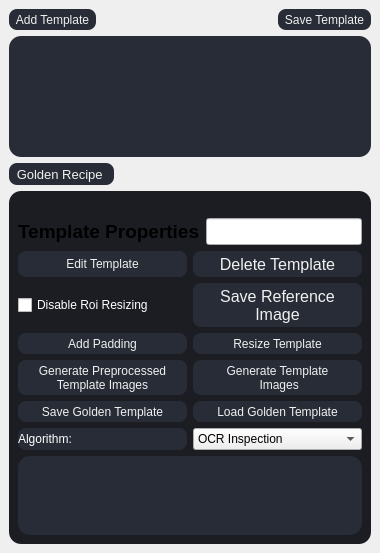
<?xml version="1.0" encoding="UTF-8"?>
<ui version="4.0">
 <class>TemplateLibraryTab</class>
 <widget class="QWidget" name="TemplateLibraryTab">
  <property name="geometry">
   <rect>
    <x>0</x>
    <y>0</y>
    <width>380</width>
    <height>553</height>
   </rect>
  </property>
  <property name="windowTitle">
   <string>TemplateLibraryTab</string>
  </property>
  <property name="styleSheet">
   <string notr="true">QToolButton {
  background-color:  rgb(39, 44, 54);
  color: #F0F0F0;
  border-radius: 8px;
  margin: 0px;
  padding: 2px;
}

QToolButton:checked {
  margin: 1px;
  background-color:  rgb(39, 44, 54);
  border: 1px solid #FFE723;
}

QToolButton:checked:disabled {
  border: 1px solid #CFBB1C;
}

QToolButton:pressed {
   margin: 1px;
   border: 1px solid #FFE723;
}

QToolButton:disabled {
	color: #6e6e6e;
	background-color: #444444;
	border: 2px solid #444444;
}

QToolButton:disabled:hover {
  border: 1px solid #32414B;
}

QToolButton:hover {
 background-color: #21252B;
}

QFrame {
 background-color: rgb(39, 44, 54);
 border-radius: 8px;
}

QFrame#TemplateLibraryFrame{
	background-color:  rgb(27, 29, 35);
	border-radius: 12px;
}

QFrame#templatePropertiesFrame{
	background-color:  rgb(27, 29, 35);
	border-radius: 12px;
}

QFrame#tableWidget_TemplateLibrary{
	background-color: rgb(39, 44, 54);
	border-radius: 12px;
}

QFrame#tableWidget_TemplateProperties{
	background-color: rgb(39, 44, 54);
	border-radius: 12px;
}</string>
  </property>
  <layout class="QGridLayout" name="gridLayout">
   <property name="leftMargin">
    <number>9</number>
   </property>
   <property name="topMargin">
    <number>9</number>
   </property>
   <property name="rightMargin">
    <number>9</number>
   </property>
   <property name="bottomMargin">
    <number>9</number>
   </property>
   <item row="0" column="0">
    <layout class="QHBoxLayout" name="horizontalLayout">
     <item>
      <widget class="QToolButton" name="toolButtonAddTemplate">
       <property name="sizePolicy">
        <sizepolicy hsizetype="Preferred" vsizetype="Preferred">
         <horstretch>0</horstretch>
         <verstretch>0</verstretch>
        </sizepolicy>
       </property>
       <property name="text">
        <string>Add Template</string>
       </property>
       <property name="icon">
        <iconset resource="VisionApp.qrc">
         <normaloff>:/24x24/Icon/24x24/cil-medical-cross.png</normaloff>:/24x24/Icon/24x24/cil-medical-cross.png</iconset>
       </property>
       <property name="iconSize">
        <size>
         <width>40</width>
         <height>40</height>
        </size>
       </property>
       <property name="toolButtonStyle">
        <enum>Qt::ToolButtonTextBesideIcon</enum>
       </property>
      </widget>
     </item>
     <item>
      <spacer name="horizontalSpacer">
       <property name="orientation">
        <enum>Qt::Horizontal</enum>
       </property>
       <property name="sizeHint" stdset="0">
        <size>
         <width>40</width>
         <height>20</height>
        </size>
       </property>
      </spacer>
     </item>
     <item>
      <widget class="QToolButton" name="toolButton">
       <property name="text">
        <string>Save Template</string>
       </property>
       <property name="icon">
        <iconset resource="VisionApp.qrc">
         <normaloff>:/24x24/Icon/24x24/cil-save.png</normaloff>:/24x24/Icon/24x24/cil-save.png</iconset>
       </property>
       <property name="iconSize">
        <size>
         <width>40</width>
         <height>40</height>
        </size>
       </property>
      </widget>
     </item>
    </layout>
   </item>
   <item row="1" column="0">
    <widget class="QTableWidget" name="tableWidget_TemplateLibrary">
     <property name="sizePolicy">
      <sizepolicy hsizetype="Expanding" vsizetype="Preferred">
       <horstretch>0</horstretch>
       <verstretch>0</verstretch>
      </sizepolicy>
     </property>
     <property name="maximumSize">
      <size>
       <width>16777215</width>
       <height>16777215</height>
      </size>
     </property>
     <property name="styleSheet">
      <string notr="true"/>
     </property>
     <property name="horizontalScrollBarPolicy">
      <enum>Qt::ScrollBarAsNeeded</enum>
     </property>
     <attribute name="verticalHeaderStretchLastSection">
      <bool>false</bool>
     </attribute>
    </widget>
   </item>
   <item row="3" column="0">
    <widget class="QFrame" name="templatePropertiesFrame">
     <property name="maximumSize">
      <size>
       <width>16777215</width>
       <height>500</height>
      </size>
     </property>
     <property name="frameShape">
      <enum>QFrame::StyledPanel</enum>
     </property>
     <property name="frameShadow">
      <enum>QFrame::Raised</enum>
     </property>
     <layout class="QGridLayout" name="gridLayout_3">
      <property name="leftMargin">
       <number>9</number>
      </property>
      <property name="topMargin">
       <number>27</number>
      </property>
      <property name="rightMargin">
       <number>9</number>
      </property>
      <property name="bottomMargin">
       <number>9</number>
      </property>
      <item row="4" column="0">
       <widget class="QTableWidget" name="tableWidget_TemplateProperties">
        <property name="maximumSize">
         <size>
          <width>16777215</width>
          <height>150</height>
         </size>
        </property>
        <property name="horizontalScrollBarPolicy">
         <enum>Qt::ScrollBarAsNeeded</enum>
        </property>
       </widget>
      </item>
      <item row="0" column="0">
       <layout class="QHBoxLayout" name="horizontalLayout_2">
        <item>
         <widget class="QLabel" name="labelTemplateProperties">
          <property name="font">
           <font>
            <pointsize>14</pointsize>
            <weight>75</weight>
            <bold>true</bold>
           </font>
          </property>
          <property name="styleSheet">
           <string notr="true">background-color:  rgb(27, 29, 35);</string>
          </property>
          <property name="text">
           <string>Template Properties</string>
          </property>
          <property name="margin">
           <number>6</number>
          </property>
         </widget>
        </item>
        <item>
         <widget class="QLineEdit" name="lineEditTemplateName">
          <property name="font">
           <font>
            <pointsize>12</pointsize>
           </font>
          </property>
          <property name="readOnly">
           <bool>true</bool>
          </property>
         </widget>
        </item>
       </layout>
      </item>
      <item row="2" column="0">
       <layout class="QGridLayout" name="gridLayout_2">
        <item row="0" column="1">
         <widget class="QToolButton" name="toolButtonEditTemplate">
          <property name="sizePolicy">
           <sizepolicy hsizetype="Preferred" vsizetype="Preferred">
            <horstretch>0</horstretch>
            <verstretch>0</verstretch>
           </sizepolicy>
          </property>
          <property name="text">
           <string>Edit Template</string>
          </property>
          <property name="icon">
           <iconset resource="VisionApp.qrc">
            <normaloff>:/24x24/Icon/24x24/cil-pencil.png</normaloff>:/24x24/Icon/24x24/cil-pencil.png</iconset>
          </property>
          <property name="iconSize">
           <size>
            <width>40</width>
            <height>40</height>
           </size>
          </property>
          <property name="toolButtonStyle">
           <enum>Qt::ToolButtonTextBesideIcon</enum>
          </property>
         </widget>
        </item>
        <item row="0" column="2">
         <widget class="QToolButton" name="toolButtonDeleteTemplate">
          <property name="sizePolicy">
           <sizepolicy hsizetype="Preferred" vsizetype="Preferred">
            <horstretch>0</horstretch>
            <verstretch>0</verstretch>
           </sizepolicy>
          </property>
          <property name="font">
           <font>
            <pointsize>12</pointsize>
           </font>
          </property>
          <property name="text">
           <string>Delete Template</string>
          </property>
          <property name="icon">
           <iconset resource="VisionApp.qrc">
            <normaloff>:/24x24/Icon/24x24/cil-trash.png</normaloff>:/24x24/Icon/24x24/cil-trash.png</iconset>
          </property>
          <property name="iconSize">
           <size>
            <width>40</width>
            <height>40</height>
           </size>
          </property>
          <property name="toolButtonStyle">
           <enum>Qt::ToolButtonTextBesideIcon</enum>
          </property>
         </widget>
        </item>
        <item row="1" column="1">
         <widget class="QCheckBox" name="checkBoxUniformBox">
          <property name="sizePolicy">
           <sizepolicy hsizetype="Preferred" vsizetype="Preferred">
            <horstretch>0</horstretch>
            <verstretch>0</verstretch>
           </sizepolicy>
          </property>
          <property name="styleSheet">
           <string notr="true">color: #FFFFFF</string>
          </property>
          <property name="text">
           <string>Disable Roi Resizing</string>
          </property>
         </widget>
        </item>
        <item row="5" column="1" colspan="2">
         <layout class="QHBoxLayout" name="hl_templateAlgo">
          <item>
           <widget class="QLabel" name="label_templateAlgo">
            <property name="styleSheet">
             <string notr="true">color: #FFFFFF</string>
            </property>
            <property name="text">
             <string>Algorithm:</string>
            </property>
           </widget>
          </item>
          <item>
           <widget class="QComboBox" name="comboBox_templateAlgo">
            <item>
             <property name="text">
              <string>OCR Inspection</string>
             </property>
            </item>
            <item>
             <property name="text">
              <string>3D Height Measurement</string>
             </property>
            </item>
           </widget>
          </item>
         </layout>
        </item>
        <item row="3" column="1">
         <widget class="QToolButton" name="toolButtonGeneratePreprocessedTemplateImages">
          <property name="sizePolicy">
           <sizepolicy hsizetype="Preferred" vsizetype="Preferred">
            <horstretch>0</horstretch>
            <verstretch>0</verstretch>
           </sizepolicy>
          </property>
          <property name="text">
           <string>Generate Preprocessed
Template Images</string>
          </property>
          <property name="icon">
           <iconset resource="VisionApp.qrc">
            <normaloff>:/8Icon/Icon/icon8/image_Preprocessed.png</normaloff>:/8Icon/Icon/icon8/image_Preprocessed.png</iconset>
          </property>
          <property name="iconSize">
           <size>
            <width>30</width>
            <height>40</height>
           </size>
          </property>
          <property name="toolButtonStyle">
           <enum>Qt::ToolButtonTextBesideIcon</enum>
          </property>
         </widget>
        </item>
        <item row="1" column="2">
         <widget class="QToolButton" name="toolButtonSaveRefImage">
          <property name="sizePolicy">
           <sizepolicy hsizetype="Preferred" vsizetype="Preferred">
            <horstretch>0</horstretch>
            <verstretch>0</verstretch>
           </sizepolicy>
          </property>
          <property name="font">
           <font>
            <pointsize>12</pointsize>
           </font>
          </property>
          <property name="text">
           <string>Save Reference
Image</string>
          </property>
          <property name="icon">
           <iconset resource="VisionApp.qrc">
            <normaloff>:/8Icon/Icon/icon8/icons8-view.png</normaloff>:/8Icon/Icon/icon8/icons8-view.png</iconset>
          </property>
          <property name="iconSize">
           <size>
            <width>40</width>
            <height>40</height>
           </size>
          </property>
          <property name="toolButtonStyle">
           <enum>Qt::ToolButtonTextBesideIcon</enum>
          </property>
         </widget>
        </item>
        <item row="2" column="2">
         <widget class="QToolButton" name="toolButtonResizeTemplate">
          <property name="sizePolicy">
           <sizepolicy hsizetype="Preferred" vsizetype="Preferred">
            <horstretch>0</horstretch>
            <verstretch>0</verstretch>
           </sizepolicy>
          </property>
          <property name="text">
           <string>Resize Template</string>
          </property>
          <property name="icon">
           <iconset resource="VisionApp.qrc">
            <normaloff>:/8Icon/Icon/icon8/icons8-resize-100.png</normaloff>:/8Icon/Icon/icon8/icons8-resize-100.png</iconset>
          </property>
          <property name="iconSize">
           <size>
            <width>40</width>
            <height>40</height>
           </size>
          </property>
          <property name="toolButtonStyle">
           <enum>Qt::ToolButtonTextBesideIcon</enum>
          </property>
         </widget>
        </item>
        <item row="3" column="2">
         <widget class="QToolButton" name="toolButtonGenerateVIDIImages">
          <property name="sizePolicy">
           <sizepolicy hsizetype="Preferred" vsizetype="Preferred">
            <horstretch>0</horstretch>
            <verstretch>0</verstretch>
           </sizepolicy>
          </property>
          <property name="text">
           <string>Generate Template
 Images</string>
          </property>
          <property name="icon">
           <iconset resource="VisionApp.qrc">
            <normaloff>:/8Icon/Icon/icon8/image-.png</normaloff>:/8Icon/Icon/icon8/image-.png</iconset>
          </property>
          <property name="iconSize">
           <size>
            <width>30</width>
            <height>40</height>
           </size>
          </property>
          <property name="toolButtonStyle">
           <enum>Qt::ToolButtonTextBesideIcon</enum>
          </property>
         </widget>
        </item>
        <item row="2" column="1">
         <widget class="QToolButton" name="toolButtonPadding">
          <property name="sizePolicy">
           <sizepolicy hsizetype="Preferred" vsizetype="Preferred">
            <horstretch>0</horstretch>
            <verstretch>0</verstretch>
           </sizepolicy>
          </property>
          <property name="text">
           <string>Add Padding</string>
          </property>
          <property name="icon">
           <iconset resource="VisionApp.qrc">
            <normaloff>:/8Icon/Icon/icon8/icons8-move-100.png</normaloff>:/8Icon/Icon/icon8/icons8-move-100.png</iconset>
          </property>
          <property name="iconSize">
           <size>
            <width>40</width>
            <height>40</height>
           </size>
          </property>
          <property name="toolButtonStyle">
           <enum>Qt::ToolButtonTextBesideIcon</enum>
          </property>
         </widget>
        </item>
        <item row="4" column="1">
         <widget class="QToolButton" name="toolButton_saveGoldenTemplateList">
          <property name="sizePolicy">
           <sizepolicy hsizetype="Preferred" vsizetype="Preferred">
            <horstretch>0</horstretch>
            <verstretch>0</verstretch>
           </sizepolicy>
          </property>
          <property name="text">
           <string>Save Golden Template</string>
          </property>
          <property name="icon">
           <iconset resource="VisionApp.qrc">
            <normaloff>:/8Icon/Icon/icon8/icons8-file-explorer-50.png</normaloff>:/8Icon/Icon/icon8/icons8-file-explorer-50.png</iconset>
          </property>
          <property name="iconSize">
           <size>
            <width>40</width>
            <height>40</height>
           </size>
          </property>
          <property name="toolButtonStyle">
           <enum>Qt::ToolButtonTextBesideIcon</enum>
          </property>
         </widget>
        </item>
        <item row="4" column="2">
         <widget class="QToolButton" name="toolButton_loadGoldenTemplateList">
          <property name="sizePolicy">
           <sizepolicy hsizetype="Preferred" vsizetype="Preferred">
            <horstretch>0</horstretch>
            <verstretch>0</verstretch>
           </sizepolicy>
          </property>
          <property name="text">
           <string>Load Golden Template</string>
          </property>
          <property name="icon">
           <iconset resource="VisionApp.qrc">
            <normaloff>:/8Icon/Icon/icon8/icons8-book-shelf-100.png</normaloff>:/8Icon/Icon/icon8/icons8-book-shelf-100.png</iconset>
          </property>
          <property name="iconSize">
           <size>
            <width>40</width>
            <height>40</height>
           </size>
          </property>
          <property name="toolButtonStyle">
           <enum>Qt::ToolButtonTextBesideIcon</enum>
          </property>
         </widget>
        </item>
       </layout>
      </item>
     </layout>
    </widget>
   </item>
   <item row="2" column="0">
    <widget class="QToolButton" name="toolButton_goldenRecipe">
     <property name="font">
      <font>
       <pointsize>10</pointsize>
      </font>
     </property>
     <property name="text">
      <string>Golden Recipe </string>
     </property>
     <property name="icon">
      <iconset resource="VisionApp.qrc">
       <normaloff>:/24x24/Icon/24x24/cil-paperclip.png</normaloff>:/24x24/Icon/24x24/cil-paperclip.png</iconset>
     </property>
     <property name="iconSize">
      <size>
       <width>32</width>
       <height>32</height>
      </size>
     </property>
     <property name="toolButtonStyle">
      <enum>Qt::ToolButtonTextBesideIcon</enum>
     </property>
    </widget>
   </item>
  </layout>
 </widget>
 <layoutdefault spacing="6" margin="11"/>
 <resources>
  <include location="VisionApp.qrc"/>
 </resources>
 <connections/>
</ui>
